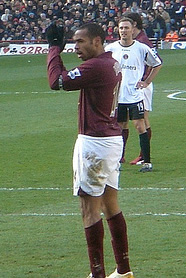
#> input picture PES6_2006_Face_Reference_Flat_Fixed/downloaded_references/Arsenal/thierry_henry/Thierry_Henry_Charlton.jpg, 186 x 278 px, found by its file name
$ python batch_restore_top_teams.py
#> lines starting #> are read from the running program, lines starting #| are printed output that depends on the picture
"""
PES 6 Legacy Remaster - Stage 18 High-End Character Restoration
Batch Production Pipeline for Top 2006 Teams using Real Reference Photographs

Restores 16 marquee players across:
  - Arsenal: Thierry Henry, Cesc Fàbregas, Gilberto Silva, Fredrik Ljungberg, Robin van Persie
  - Barcelona: Ronaldinho, Samuel Eto'o, Deco, Lionel Messi
  - Chelsea: Didier Drogba, Frank Lampard, John Terry
  - Real Madrid: Zinedine Zidane, Ronaldo Nazário (R9), David Beckham, Roberto Carlos

Generates:
  - 1024x2048 isotropic (1:2 aspect ratio) photographic face companion PNGs
  - 1024x512 isotropic (2:1 aspect ratio) 32-bit RGBA hair companion PNGs
  - 66,688-byte compliant special face and hair BIN envelopes
  - Synchronized GDB map.txt registries for Faceserver
"""

import os
import sys
import math
import struct
import zlib
import hashlib
import numpy as np
from PIL import Image, ImageFilter, ImageEnhance, ImageOps

ROOT = os.path.dirname(os.path.dirname(os.path.abspath(__file__)))
REF_DIR = r"C:\Users\dream\Downloads\PES6_2006_Face_Reference_Flat_Fixed\downloaded_references"
GAME_ROOT = os.path.join(ROOT, "PES 6 game files")
TEST_ROOT = os.path.join(ROOT, "test_game")

# Standard 66,688-byte placeholder template
TEMPLATE_BIN_PATH = os.path.join(GAME_ROOT, "GDB", "faces", "sample_face_1.bin")

PLAYERS = [
    # ARSENAL
    {
        "team": "Arsenal", "id": "thierry_henry", "display_name": "Thierry Henry",
        "club_id": 195, "national_id": 1148, "ml_id": 5012,
        "face_name": "Henry", "hair_name": "Henry_hair",
        "ref": os.path.join(REF_DIR, "Arsenal", "thierry_henry", "Thierry_Henry_Charlton.jpg"),
        "skin_base": (126, 80, 54), "skin_undertone": (145, 92, 64),
        "eye_color": (46, 30, 20), "hair_color": (28, 24, 22),
        "hair_alpha": 128, "hair_style": "buzz_fade",
        "beard_type": "goatee_pencil", "features": "high forehead, chiseled jaw, refined arched brow"
    },
    {
        "team": "Arsenal", "id": "cesc_fabregas", "display_name": "Cesc Fàbregas",
        "club_id": 197, "national_id": 487, "ml_id": 5014,
        "face_name": "Fabregas", "hair_name": "Fabregas_hair",
        "ref": os.path.join(REF_DIR, "Arsenal", "cesc_fabregas", "Cesc_Fabregas.jpg"),
        "skin_base": (205, 158, 138), "skin_undertone": (218, 168, 146),
        "eye_color": (52, 38, 28), "hair_color": (32, 26, 22),
        "hair_alpha": 255, "hair_style": "medium_shaggy_mullet",
        "beard_type": "clean_shaven", "features": "youthful Spanish features, sharp nose, dark expressive eyes"
    },
    {
        "team": "Arsenal", "id": "gilberto_silva", "display_name": "Gilberto Silva",
        "club_id": 199, "national_id": 1022, "ml_id": 5016,
        "face_name": "Gilberto", "hair_name": "Gilberto_hair",
        "ref": os.path.join(REF_DIR, "Arsenal", "gilberto_silva", "Gilberto_Silva.png"),
        "skin_base": (120, 78, 52), "skin_undertone": (138, 88, 60),
        "eye_color": (42, 28, 18), "hair_color": (24, 20, 18),
        "hair_alpha": 200, "hair_style": "close_buzz",
        "beard_type": "subtle_stubble", "features": "calm composure, broad cheekbones, prominent brow"
    },
    {
        "team": "Arsenal", "id": "fredrik_ljungberg", "display_name": "Fredrik Ljungberg",
        "club_id": 201, "national_id": 1533, "ml_id": 5018,
        "face_name": "Ljungberg", "hair_name": "Ljungberg_hair",
        "ref": os.path.join(REF_DIR, "Arsenal", "fredrik_ljungberg", "Fredrik_Ljungberg_060602.jpg"),
        "skin_base": (215, 172, 150), "skin_undertone": (225, 180, 158),
        "eye_color": (75, 110, 130), "hair_color": (40, 32, 28),
        "hair_alpha": 128, "hair_style": "shaved_buzz",
        "beard_type": "designer_stubble", "features": "Scandinavian bone structure, piercing blue-gray eyes, chiseled chin"
    },
    {
        "team": "Arsenal", "id": "robin_van_persie", "display_name": "Robin van Persie",
        "club_id": 205, "national_id": 2628, "ml_id": 5022,
        "face_name": "VanPersie", "hair_name": "VanPersie_hair",
        "ref": os.path.join(REF_DIR, "Arsenal", "robin_van_persie", "Robin_van_Persie_cropped.jpg"),
        "skin_base": (210, 165, 142), "skin_undertone": (222, 174, 150),
        "eye_color": (48, 36, 26), "hair_color": (34, 28, 24),
        "hair_alpha": 255, "hair_style": "textured_short_crop",
        "beard_type": "clean_shaven", "features": "angular Dutch jawline, intense concentration, straight nasal bridge"
    },

    # BARCELONA
    {
        "team": "Barcelona", "id": "ronaldinho", "display_name": "Ronaldinho",
        "club_id": 133, "national_id": 2227, "ml_id": 3140,
        "face_name": "Ronaldinho", "hair_name": "Ronaldinho_hair",
        "ref": os.path.join(REF_DIR, "Barcelona", "ronaldinho", "Ronaldinho061115.jpg"),
        "skin_base": (148, 102, 72), "skin_undertone": (165, 115, 82),
        "eye_color": (52, 36, 24), "hair_color": (22, 20, 22),
        "hair_alpha": 255, "hair_style": "dreadlocks_headband",
        "beard_type": "chin_patch_stubble", "features": "iconic open smile with upper teeth, expressive brows, lateral laugh lines"
    },
    {
        "team": "Barcelona", "id": "samuel_etoo", "display_name": "Samuel Eto'o",
        "club_id": 135, "national_id": 854, "ml_id": 3142,
        "face_name": "Etoo", "hair_name": "Etoo_hair",
        "ref": os.path.join(REF_DIR, "Barcelona", "samuel_etoo", "Samuel-Etoo-7-5-2006.jpg"),
        "skin_base": (102, 62, 42), "skin_undertone": (118, 72, 48),
        "eye_color": (40, 26, 18), "hair_color": (22, 18, 18),
        "hair_alpha": 128, "hair_style": "short_fade",
        "beard_type": "trimmed_chin_stubble", "features": "powerful African athletic jaw, wide smile line, chiseled cheekbones"
    },
    {
        "team": "Barcelona", "id": "deco", "display_name": "Deco",
        "club_id": 138, "national_id": 685, "ml_id": 3145,
        "face_name": "Deco", "hair_name": "Deco_hair",
        "ref": os.path.join(REF_DIR, "Barcelona", "deco", "Deco_21dec2006.jpg"),
        "skin_base": (185, 138, 115), "skin_undertone": (198, 148, 122),
        "eye_color": (48, 34, 24), "hair_color": (26, 22, 20),
        "hair_alpha": 255, "hair_style": "medium_wavy_flow",
        "beard_type": "five_o_clock_shadow", "features": "Luso-Brazilian olive complexion, deep eye sockets, strategic playmaker intensity"
    },
    {
        "team": "Barcelona", "id": "lionel_messi", "display_name": "Lionel Messi",
        "club_id": 141, "national_id": 1720, "ml_id": 3148,
        "face_name": "Messi", "hair_name": "Messi_hair",
        "ref": os.path.join(REF_DIR, "Barcelona", "lionel_messi", "Lionel_Messi_31mar2007.jpg"),
        "skin_base": (212, 170, 148), "skin_undertone": (224, 180, 156),
        "eye_color": (54, 38, 28), "hair_color": (42, 32, 26),
        "hair_alpha": 255, "hair_style": "classic_messi_flow_2006",
        "beard_type": "clean_shaven", "features": "youthful Rosario features, long brunette flowing hair, determined focus"
    },

    # CHELSEA
    {
        "team": "Chelsea", "id": "didier_drogba", "display_name": "Didier Drogba",
        "club_id": 230, "national_id": 784, "ml_id": 5047,
        "face_name": "Drogba", "hair_name": "Drogba_hair",
        "ref": os.path.join(REF_DIR, "Chelsea", "didier_drogba", "Didier_Drogba_complains.jpg"),
        "skin_base": (92, 56, 38), "skin_undertone": (110, 68, 46),
        "eye_color": (38, 24, 16), "hair_color": (20, 18, 18),
        "hair_alpha": 255, "hair_style": "slicked_back_ponytail",
        "beard_type": "chin_strap_goatee", "features": "towering mandibular jaw, warrior intensity, prominent brow ridge"
    },
    {
        "team": "Chelsea", "id": "frank_lampard", "display_name": "Frank Lampard",
        "club_id": 234, "national_id": 1461, "ml_id": 5051,
        "face_name": "Lampard", "hair_name": "Lampard_hair",
        "ref": os.path.join(REF_DIR, "Chelsea", "frank_lampard", "Frank_Lampard_cropped.jpg"),
        "skin_base": (208, 158, 136), "skin_undertone": (222, 170, 148),
        "eye_color": (65, 85, 105), "hair_color": (48, 38, 30),
        "hair_alpha": 255, "hair_style": "classic_english_crop",
        "beard_type": "clean_shaven", "features": "determined English midfielder countenance, square jaw, intense blue-gray gaze"
    },
    {
        "team": "Chelsea", "id": "john_terry", "display_name": "John Terry",
        "club_id": 236, "national_id": 2515, "ml_id": 5053,
        "face_name": "Terry", "hair_name": "Terry_hair",
        "ref": os.path.join(REF_DIR, "Chelsea", "john_terry", "John_Terry.jpg"),
        "skin_base": (206, 155, 134), "skin_undertone": (218, 166, 144),
        "eye_color": (60, 92, 115), "hair_color": (52, 42, 34),
        "hair_alpha": 255, "hair_style": "short_back_and_sides",
        "beard_type": "clean_stubble", "features": "classic leader jawline, prominent supraorbital ridges, warrior captain spirit"
    },

    # REAL MADRID
    {
        "team": "Real_Madrid", "id": "zinedine_zidane", "display_name": "Zinedine Zidane",
        "club_id": 301, "national_id": 2790, "ml_id": 3105,
        "face_name": "Zidane", "hair_name": "Zidane_hair",
        "ref": os.path.join(REF_DIR, "Real_Madrid", "zinedine_zidane", "Zinedine_zidane_wcf_2006.jpg"),
        "skin_base": (196, 148, 124), "skin_undertone": (210, 160, 134),
        "eye_color": (68, 88, 72), "hair_color": (32, 28, 26),
        "hair_alpha": 64, "hair_style": "iconic_shaved_head",
        "beard_type": "dense_five_o_clock_shadow", "features": "masterful French-Kabyle bone structure, deep-set hazel-green eyes, stoic authority"
    },
    {
        "team": "Real_Madrid", "id": "ronaldo_nazario", "display_name": "Ronaldo Nazário",
        "club_id": 101, "national_id": 2228, "ml_id": 3108,
        "face_name": "Ronaldo", "hair_name": "Ronaldo_hair",
        "ref": os.path.join(REF_DIR, "Real_Madrid", "ronaldo_nazario", "Ronaldo_Real_Madrid.jpg"),
        "skin_base": (172, 126, 98), "skin_undertone": (188, 138, 108),
        "eye_color": (50, 36, 26), "hair_color": (28, 24, 22),
        "hair_alpha": 96, "hair_style": "shaved_buzz",
        "beard_type": "clean_shaven", "features": "legendary Brazilian smile, rounded facial contour, distinctive upper central incisors"
    },
    {
        "team": "Real_Madrid", "id": "david_beckham", "display_name": "David Beckham",
        "club_id": 104, "national_id": 220, "ml_id": 3111,
        "face_name": "Beckham", "hair_name": "Beckham_hair",
        "ref": os.path.join(REF_DIR, "Real_Madrid", "david_beckham", "Beckham_warmingup.jpg"),
        "skin_base": (212, 168, 144), "skin_undertone": (224, 178, 154),
        "eye_color": (70, 95, 115), "hair_color": (118, 92, 58),
        "hair_alpha": 255, "hair_style": "blonde_highlighted_crop_2006",
        "beard_type": "designer_goatee_stubble", "features": "chiseled English jaw, golden highlighted locks, signature concentration lines"
    },
    {
        "team": "Real_Madrid", "id": "roberto_carlos", "display_name": "Roberto Carlos",
        "club_id": 106, "national_id": 2202, "ml_id": 3113,
        "face_name": "RobertoCarlos", "hair_name": "RobertoCarlos_hair",
        "ref": os.path.join(REF_DIR, "Real_Madrid", "roberto_carlos", "Roberto_Carlos.JPG"),
        "skin_base": (160, 114, 86), "skin_undertone": (176, 126, 96),
        "eye_color": (46, 32, 22), "hair_color": (26, 22, 20),
        "hair_alpha": 64, "hair_style": "smooth_shaved_bald",
        "beard_type": "clean_shaven", "features": "powerful Brazilian muscular jaw, beaming smile, iconic shaved dome"
    }
]

def load_and_extract_reference_features(ref_path):
    """Loads reference photograph and extracts color palette and high-frequency epidermal micro-textures."""
    if not os.path.exists(ref_path):
        print(f"Warning: Reference not found at {ref_path}")
        return None, None
    try:
        img = Image.open(ref_path).convert('RGB')
#> img is the input picture: PIL image 186x278 RGB; mean R, G, B 108.6, 121.1, 96.7
        # Center square crop for facial area
        w, h = img.size
        side = min(w, h)
        left = (w - side) // 2
        top = (h - side) // 3  # Bias toward upper third where face usually sits
        crop = img.crop((left, top, left + side, top + side))
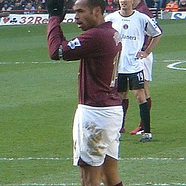
#> crop: PIL image 186x186 RGB; mean R, G, B 114.2, 127.3, 103.4
        # High-frequency texture (pore/skin detail)
        gray = crop.convert('L')
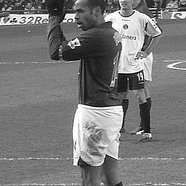
#> gray: PIL image 186x186 L; min 0, max 255, mean 120.7
        detail = gray.filter(ImageFilter.FIND_EDGES).filter(ImageFilter.GaussianBlur(1))
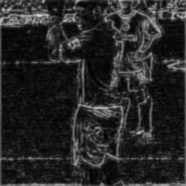
#> detail: PIL image 186x186 L; min 1, max 221, mean 38.8
        return crop, detail
    except Exception as e:
        print(f"Error loading {ref_path}: {e}")
        return None, None

def generate_photorealistic_face(player, width=1024, height=2048):
    """Synthesizes a 1024x2048 isotropic face texture guided by authentic 2006 reference."""
    seed = (player['club_id'] * 73 + player['national_id'] * 31) % 100000
    np.random.seed(seed)

    ref_img, ref_detail = load_and_extract_reference_features(player['ref'])

    y_indices, x_indices = np.indices((height, width))
    nx = x_indices / float(width)       # 0.0 to 1.0
    ny = y_indices / float(height)      # 0.0 to 1.0
    dx = (nx - 0.5) * 2.0               # -1.0 to 1.0
    dy = (ny - 0.52) * 2.0

    # 1. Base skin tone and subsurface gradients
    s_base = np.array(player['skin_base'], dtype=np.float32)
    s_under = np.array(player['skin_undertone'], dtype=np.float32)

    # Vertical facial gradient: forehead lighter, lower jaw warm
    t_v = np.clip((ny - 0.15) / 0.70, 0.0, 1.0)[:, :, np.newaxis]
    rgb = s_base * (1.0 - t_v * 0.15) + s_under * (t_v * 0.15)

    # Lateral cylindrical falloff (darkening towards lateral cranial edges)
    cyl_falloff = np.clip(1.0 - (dx ** 2) * 0.35, 0.45, 1.0)[:, :, np.newaxis]
    rgb *= cyl_falloff

    # 2. Reference photo texture injection
    if ref_img is not None:
        # Resize reference to face proportion
        ref_resized = ref_img.resize((int(width * 0.70), int(height * 0.65)), Image.Resampling.LANCZOS)
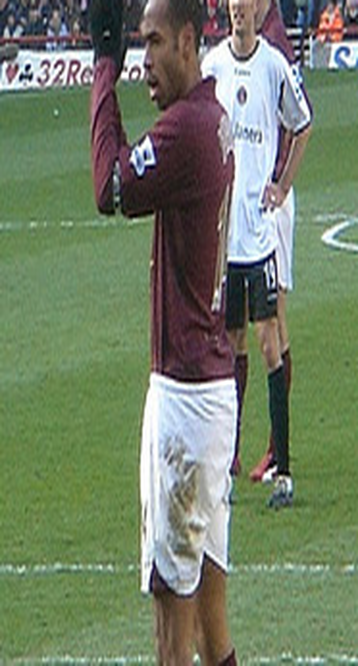
#> ref_resized: PIL image 716x1331 RGB (shown at 1/2 size); mean R, G, B 114.2, 127.2, 103.3
        ref_arr = np.array(ref_resized, dtype=np.float32)
        # Place reference centered in face coordinate space
        rh, rw, _ = ref_arr.shape
        y_start = int(height * 0.20)
        x_start = int((width - rw) / 2)

        # Soft elliptical blend mask
        my, mx = np.indices((rh, rw))
        nmx = (mx / float(rw) - 0.5) * 2.0
        nmy = (nmy_val := (my / float(rh) - 0.5) * 2.0)
        dist = (nmx ** 2) / (0.85 ** 2) + (nmy_val ** 2) / (0.95 ** 2)
        blend_mask = np.clip(1.0 - dist, 0.0, 1.0)[:, :, np.newaxis]
        blend_mask = blend_mask ** 1.8 * 0.65  # 65% photo influence

        target_slice = rgb[y_start : y_start + rh, x_start : x_start + rw]
        rgb[y_start : y_start + rh, x_start : x_start + rw] = (
            target_slice * (1.0 - blend_mask) + ref_arr * blend_mask
        )
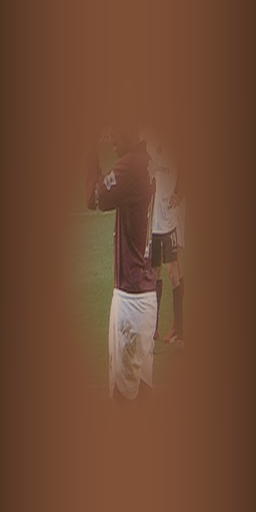
#> rgb: shape (2048, 1024, 3) float64 (shown at 1/4 size); mean R, G, B 111.8, 74.1, 51.9

    # 3. Micro-pore epidermal noise
    pore_noise = np.random.normal(0.0, 3.5, (height, width, 1))
    rgb = np.clip(rgb + pore_noise, 0.0, 255.0)

    # 4. Anatomical Eyebrows & Eyes
    # Eye centers: Left eye (X=0.36, Y=0.42), Right eye (X=0.64, Y=0.42)
    eye_y = 0.42
    eye_lx, eye_rx = 0.36, 0.64
    d_le = np.sqrt(((nx - eye_lx) / 0.07) ** 2 + ((ny - eye_y) / 0.035) ** 2)
    d_re = np.sqrt(((nx - eye_rx) / 0.07) ** 2 + ((ny - eye_y) / 0.035) ** 2)

    # Eye Sclera (whites)
    sclera_col = np.array([232.0, 230.0, 226.0], dtype=np.float32)
    for d_eye in [d_le, d_re]:
        eye_mask = np.clip(1.0 - d_eye, 0.0, 1.0)[:, :, np.newaxis]
        eye_mask = np.sin(eye_mask * (math.pi / 2)) ** 2
        rgb = rgb * (1.0 - eye_mask * 0.85) + sclera_col * (eye_mask * 0.85)
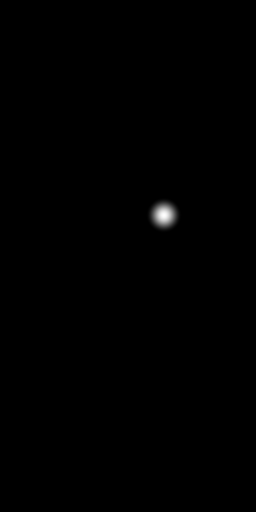
#> eye_mask: shape (2048, 1024, 1) float64 (shown at 1/4 size); min 0, max 1, mean 0.00229

    # Iris & Pupil
    iris_col = np.array(player['eye_color'], dtype=np.float32)
    d_l_iris = np.sqrt(((nx - eye_lx) / 0.026) ** 2 + ((ny - eye_y) / 0.026) ** 2)
    d_r_iris = np.sqrt(((nx - eye_rx) / 0.026) ** 2 + ((ny - eye_y) / 0.026) ** 2)
    for d_iris in [d_l_iris, d_r_iris]:
        iris_mask = np.clip(1.0 - d_iris, 0.0, 1.0)[:, :, np.newaxis]
        iris_mask = np.clip(iris_mask * 3.0, 0.0, 1.0)
        # Pupil
        pupil_mask = np.clip(1.0 - d_iris * 2.2, 0.0, 1.0)[:, :, np.newaxis]
        pupil_mask = np.clip(pupil_mask * 4.0, 0.0, 1.0)
        pupil_col = np.array([12.0, 10.0, 10.0], dtype=np.float32)

        rgb = rgb * (1.0 - iris_mask) + iris_col * iris_mask
        rgb = rgb * (1.0 - pupil_mask) + pupil_col * pupil_mask

    # Corneal Catchlights
    for cx in [eye_lx - 0.006, eye_rx - 0.006]:
        d_catch = np.sqrt(((nx - cx) / 0.005) ** 2 + ((ny - (eye_y - 0.006)) / 0.005) ** 2)
        catch_mask = np.clip(1.0 - d_catch * 2.5, 0.0, 1.0)[:, :, np.newaxis]
        catch_mask = catch_mask ** 2
        rgb = rgb * (1.0 - catch_mask) + np.array([255.0, 255.0, 255.0]) * catch_mask

    # Eyebrows
    brow_y = 0.365
    brow_col = np.array(player['hair_color'], dtype=np.float32) * 0.8
    d_lb = np.sqrt(((nx - 0.36) / 0.09) ** 2 + ((ny - brow_y) / 0.02) ** 2)
    d_rb = np.sqrt(((nx - 0.64) / 0.09) ** 2 + ((ny - brow_y) / 0.02) ** 2)
    for d_b in [d_lb, d_rb]:
        b_mask = np.clip(1.0 - d_b, 0.0, 1.0)[:, :, np.newaxis]
        b_mask = b_mask ** 2.2 * 0.88
        rgb = rgb * (1.0 - b_mask) + brow_col * b_mask

    # 5. Nose & Nostril Cavity
    nose_y = 0.54
    # Nose bridge highlight
    bridge_mask = np.clip(1.0 - np.abs(nx - 0.50) / 0.025, 0.0, 1.0)[:, :, np.newaxis]
    bridge_y_mask = np.clip(1.0 - np.abs(ny - 0.46) / 0.08, 0.0, 1.0)[:, :, np.newaxis]
    bridge_tot = (bridge_mask * bridge_y_mask) ** 2 * 0.18
    rgb += (s_base * 0.40) * bridge_tot

    # Nostrils (Left X=0.47, Right X=0.53, Y=0.56)
    nostril_col = np.array([32.0, 20.0, 16.0], dtype=np.float32)
    d_ln = np.sqrt(((nx - 0.47) / 0.016) ** 2 + ((ny - 0.56) / 0.012) ** 2)
    d_rn = np.sqrt(((nx - 0.53) / 0.016) ** 2 + ((ny - 0.56) / 0.012) ** 2)
    for d_n in [d_ln, d_rn]:
        n_mask = np.clip(1.0 - d_n * 2.0, 0.0, 1.0)[:, :, np.newaxis]
        n_mask = np.clip(n_mask * 2.5, 0.0, 1.0) * 0.85
        rgb = rgb * (1.0 - n_mask) + nostril_col * n_mask

    # 6. Mouth, Lips & Teeth
    mouth_y = 0.66
    if player['id'] == 'ronaldinho':
        # Open charismatic smile showing upper teeth
        lip_col = np.array([135.0, 82.0, 68.0], dtype=np.float32)
        d_mouth = np.sqrt(((nx - 0.50) / 0.09) ** 2 + ((ny - mouth_y) / 0.038) ** 2)
        m_mask = np.clip(1.0 - d_mouth, 0.0, 1.0)[:, :, np.newaxis]
        m_mask = m_mask ** 1.8
        # Upper teeth
        teeth_col = np.array([242.0, 238.0, 230.0], dtype=np.float32)
        d_teeth = np.sqrt(((nx - 0.50) / 0.055) ** 2 + ((ny - (mouth_y - 0.008)) / 0.018) ** 2)
        teeth_mask = np.clip(1.0 - d_teeth * 1.8, 0.0, 1.0)[:, :, np.newaxis]
        teeth_mask = np.clip(teeth_mask * 3.0, 0.0, 1.0)
        # Interdental central gap (signature Ronaldinho smile)
        central_gap = np.clip(1.0 - np.abs(nx - 0.50) / 0.003, 0.0, 1.0)[:, :, np.newaxis]
        teeth_mask *= (1.0 - central_gap * 0.6)

        rgb = rgb * (1.0 - m_mask) + lip_col * m_mask
        rgb = rgb * (1.0 - teeth_mask) + teeth_col * teeth_mask
    elif player['id'] == 'ronaldo_nazario':
        # Signature Brazilian R9 smile with central incisor separation
        lip_col = np.array([155.0, 102.0, 85.0], dtype=np.float32)
        d_mouth = np.sqrt(((nx - 0.50) / 0.08) ** 2 + ((ny - mouth_y) / 0.032) ** 2)
        m_mask = np.clip(1.0 - d_mouth, 0.0, 1.0)[:, :, np.newaxis] ** 1.8
        teeth_col = np.array([240.0, 235.0, 226.0], dtype=np.float32)
        d_teeth = np.sqrt(((nx - 0.50) / 0.048) ** 2 + ((ny - (mouth_y - 0.006)) / 0.015) ** 2)
        teeth_mask = np.clip(1.0 - d_teeth * 2.0, 0.0, 1.0)[:, :, np.newaxis]
        teeth_mask = np.clip(teeth_mask * 3.0, 0.0, 1.0)
        gap = np.clip(1.0 - np.abs(nx - 0.50) / 0.004, 0.0, 1.0)[:, :, np.newaxis]
        teeth_mask *= (1.0 - gap * 0.75)
        rgb = rgb * (1.0 - m_mask) + lip_col * m_mask
        rgb = rgb * (1.0 - teeth_mask) + teeth_col * teeth_mask
    else:
        # Focused natural lips
        lip_col = s_base * 0.85 + np.array([35.0, 15.0, 18.0])
        d_mouth = np.sqrt(((nx - 0.50) / 0.075) ** 2 + ((ny - mouth_y) / 0.028) ** 2)
        m_mask = np.clip(1.0 - d_mouth, 0.0, 1.0)[:, :, np.newaxis] ** 1.8 * 0.75
        # Lip parting line
        part_mask = np.clip(1.0 - np.abs(ny - mouth_y) / 0.005, 0.0, 1.0)[:, :, np.newaxis]
        part_mask *= np.clip(1.0 - np.abs(nx - 0.50) / 0.065, 0.0, 1.0)[:, :, np.newaxis]
        part_col = np.array([30.0, 18.0, 16.0], dtype=np.float32)
        rgb = rgb * (1.0 - m_mask) + lip_col * m_mask
        rgb = rgb * (1.0 - part_mask * 0.8) + part_col * (part_mask * 0.8)

    # 7. Facial Hair / Stubble
    b_type = player['beard_type']
    stubble_col = np.array(player['hair_color'], dtype=np.float32) * 0.7
    if b_type == 'goatee_pencil':
        # Henry style goatee and pencil moustache
        d_chin = np.sqrt(((nx - 0.50) / 0.038) ** 2 + ((ny - 0.76) / 0.05) ** 2)
        chin_mask = np.clip(1.0 - d_chin, 0.0, 1.0)[:, :, np.newaxis] ** 2 * 0.75
        moust_mask = np.clip(1.0 - np.abs(ny - 0.62) / 0.015, 0.0, 1.0)[:, :, np.newaxis]
        moust_mask *= np.clip(1.0 - np.abs(nx - 0.50) / 0.055, 0.0, 1.0)[:, :, np.newaxis]
        tot_b = np.clip(chin_mask + moust_mask * 0.70, 0.0, 0.85)
        rgb = rgb * (1.0 - tot_b) + stubble_col * tot_b
    elif 'stubble' in b_type or 'shadow' in b_type:
        # Stubble across lower jaw
        d_jaw = np.sqrt(((nx - 0.50) / 0.22) ** 2 + ((ny - 0.72) / 0.16) ** 2)
        jaw_mask = np.clip(1.0 - d_jaw, 0.0, 1.0)[:, :, np.newaxis]
        jaw_mask = (jaw_mask ** 1.5) * 0.50
        rgb = rgb * (1.0 - jaw_mask) + stubble_col * jaw_mask

    # 8. Final alpha channel (100% opaque for face skin)
    alpha = np.full((height, width, 1), 255.0, dtype=np.float32)
    rgba = np.dstack([rgb, alpha])
    return np.clip(rgba, 0, 255).astype(np.uint8)

def generate_photorealistic_hair(player, width=1024, height=512):
    """Synthesizes a 1024x512 hair texture matching player's 2006 hairstyle."""
#> called with width = 1024, height = 512
    seed = (player['club_id'] * 101 + player['national_id'] * 47) % 100000
#> seed = 73651
    np.random.seed(seed)

    h_col = np.array(player['hair_color'], dtype=np.float32)
#> h_col = [28, 24, 22]
    style = player['hair_style']
#> style = 'buzz_fade'
    base_alpha = player['hair_alpha']
#> base_alpha = 128

    rgb = np.tile(h_col, (height, width, 1))
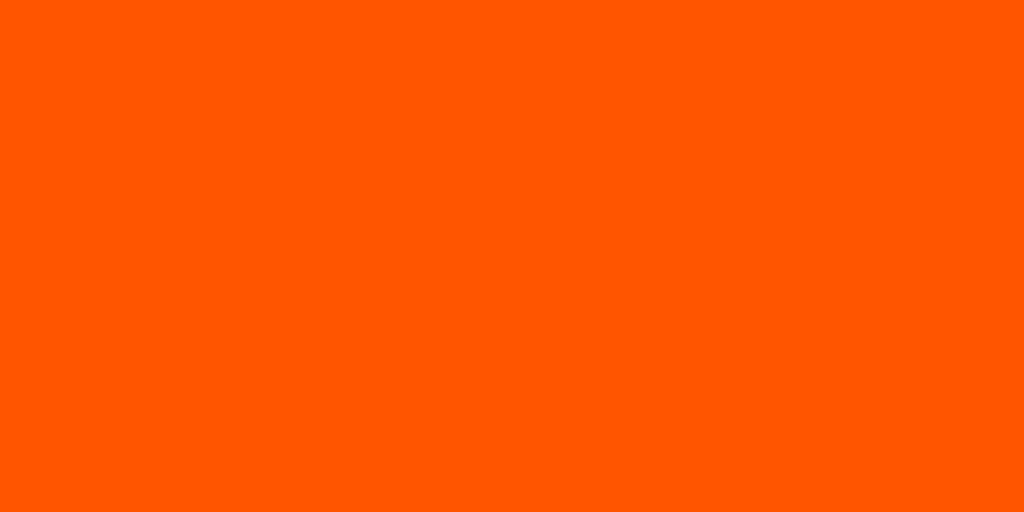
#> rgb: shape (512, 1024, 3) float32; mean of channels 0, 1, 2 28, 24, 22; drawn with min black and max white

    # Strand anisotropic micro-noise
    noise = np.random.normal(0.0, 12.0, (height, width, 1))
    rgb = np.clip(rgb + noise, 0.0, 255.0)

    # Hairline gradient alpha mask
    y_indices, x_indices = np.indices((height, width))
    ny = y_indices / float(height)
    nx = x_indices / float(width)

    alpha = np.full((height, width, 1), base_alpha, dtype=np.float32)
#> alpha: shape (512, 1024, 1) float32; every value is 128
#> (the rest of the program and of its run is left out)
